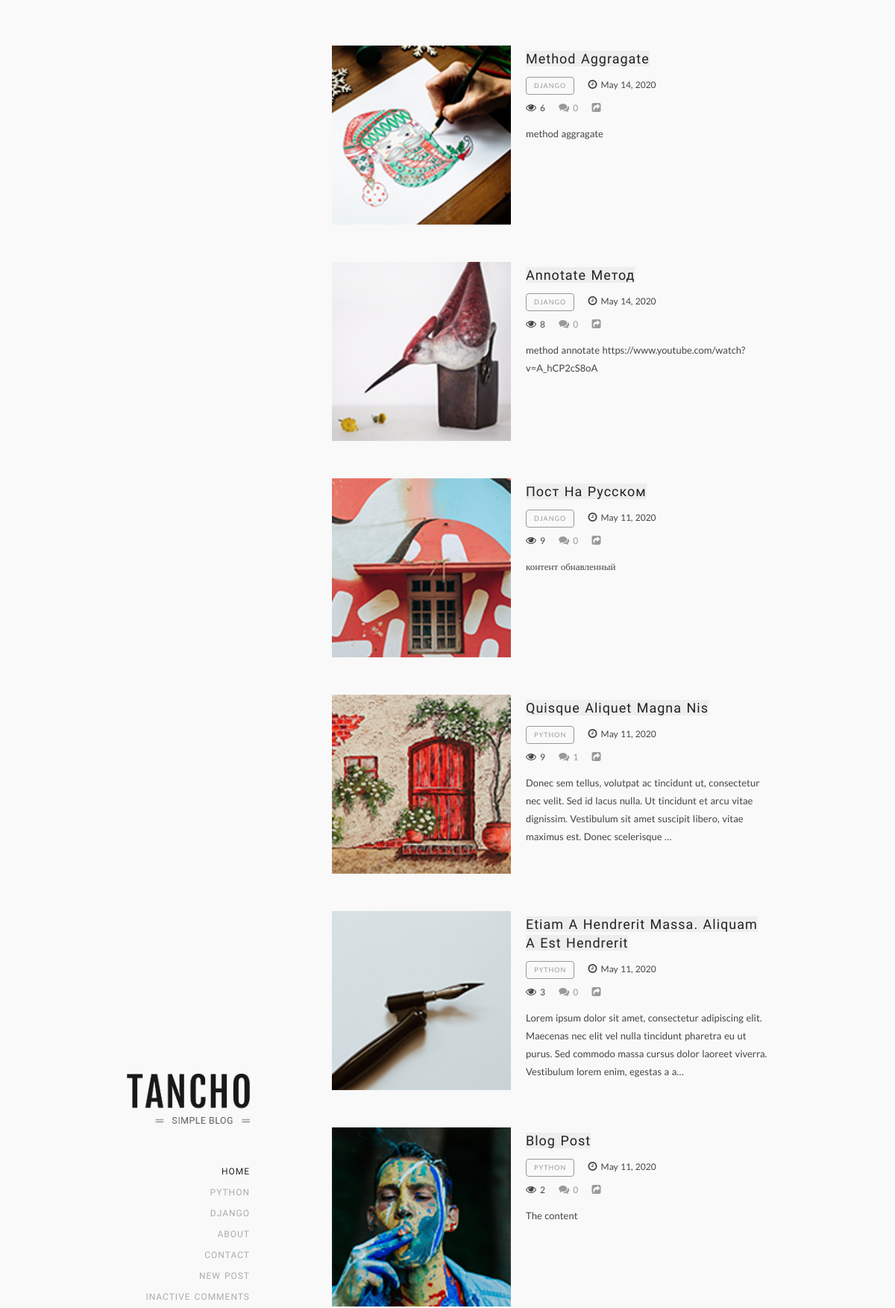
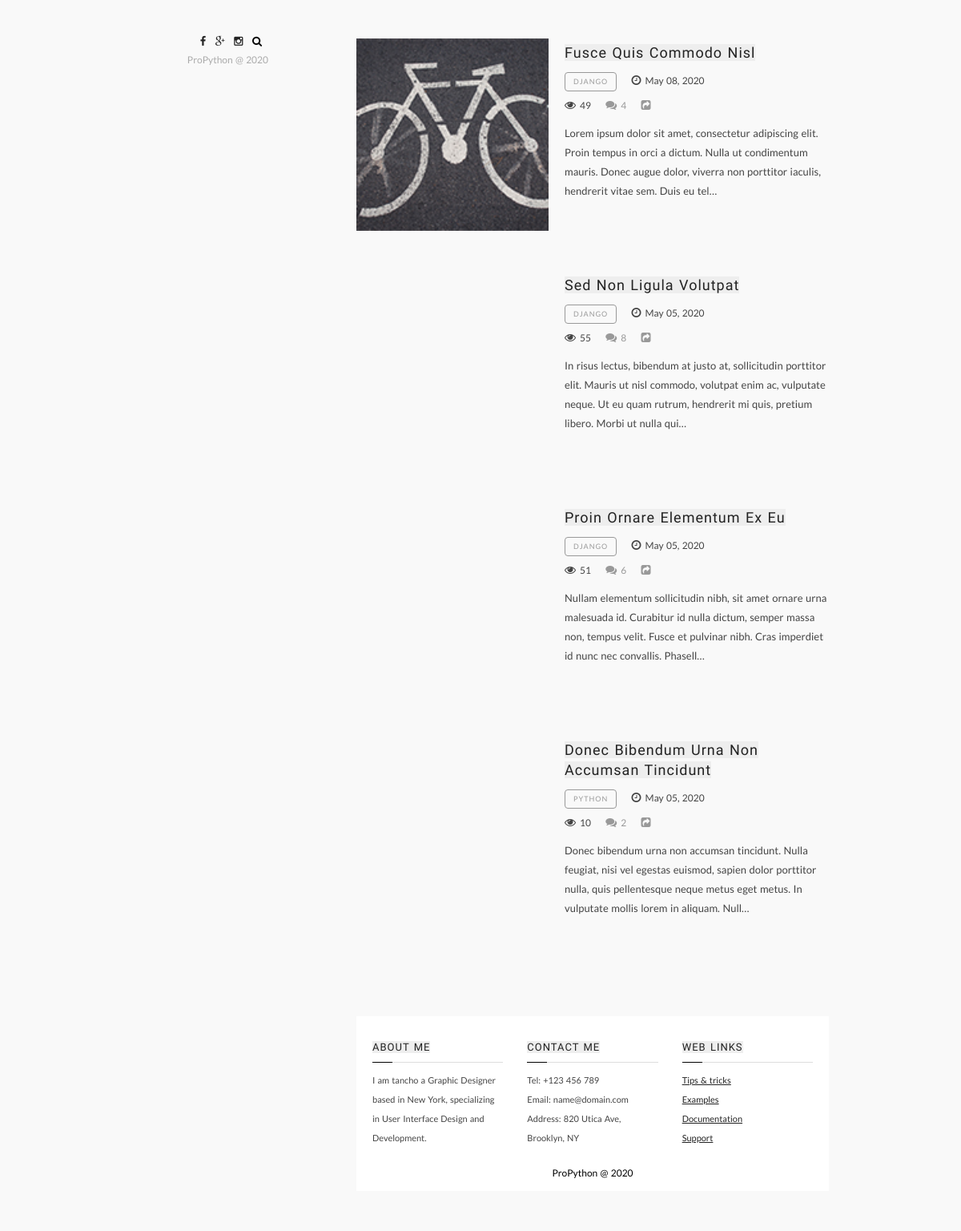
The app's page / (signed in) with its own data (2 pictures, top to bottom).
### posts/db/models.py (models this page shows, shortened)
class Post(models.Model):
    title = models.CharField(max_length=255)
    slug = models.SlugField(unique=True)
    author = models.ForeignKey(User, on_delete=models.CASCADE)
    category = models.ForeignKey(Category, on_delete=models.CASCADE)
    image = models.ImageField(default="default.jpg")
    content = models.TextField()
    views = models.IntegerField(default=0)
    updated = models.DateTimeField(auto_now=True)
    created = models.DateTimeField(auto_now_add=True)
    objects = PostManager()
    def get_absolute_url(self):
        return reverse("post-detail", kwargs={"slug": self.slug, "cat_slug": self.category.slug})

class Category(models.Model):
    title = models.CharField(max_length=255)
    slug = models.SlugField(unique=True)

### posts/views.py (the view)
# urls.py: path("", PostListView.as_view(), name="home"),
class PostListView(ListView):
    model = Post
    template_name = "posts/index.html"
    context_object_name = "posts"
    ordering = ["-created"]
    paginate_by = 10
    def get_context_data(self, **kwargs):
        context = super().get_context_data(**kwargs)
        context['categories'] = Category.objects.all()
        return context

### comments/db/managers.py (called while the page is built)
    def active(self):
        return self.filter(is_active=True)

    def get_queryset(self, *args, **kwargs):
        return CommentQuerySet(self.model, using=self._db)

    def all(self):
        return self.get_queryset().active()

### posts/db/managers.py (called while the page is built)
    def get_queryset(self, *args, **kwargs):
        return PostQuerySet(self.model, using=self._db)

### templates/posts/index.html (shortened to what this page needs)
{% extends 'base.html' %}
{% load static %}
{% block content %}
<div class="posts-inner  list-layout">
    {% for post in posts %}
    <article class="post">
        <div class="post-media" style="background-image: url({{ post.image.url }})">
            <a href="{{ post.get_absolute_url }}">
            </a>
        </div>
        <div class="post-content">
            <div class="post-header">
                <h2 class="title">
                    <a href="{{ post.get_absolute_url }}">{{ post.title }}</a>
                </h2>
                <div class="post-details">
                    <div class="post-cat">
                        <a href="{% url 'category' cat_slug=post.category.slug %}">{{ post.category.title }}</a>
                    </div>
                    <span class="post-date"><span>{{ post.created|date:'F d, Y' }}</span></span>
                    <div class="post-details-child">
                        <span class="post-views">{{ post.views }}</span>
                        <a href="{{ post.get_absolute_url }}#comments" class="post-comments">{{ post.comment_set.all.count }}</a>
                        <div class="post-share-icon">
                        </div>
                    </div>
                </div>
            </div>
            <div class="the-excerpt">
                <p>{{ post.content|truncatechars:200 }}</p>
            </div>
        </div>
    </article>
    {% endfor %}
</div>
{% endblock content %}

### static_in_env/css/styles.css (style rules this page uses)
html { font-family: sans-serif; -ms-text-size-adjust: 100%; -webkit-text-size-adjust: 100%; }
article, aside, details, figcaption, figure, footer, header, hgroup, main, menu, nav, section, summary { display: block; }
a { color: #222222; background-color: transparent; }
a, input, textarea, button, select { outline: none; }
* { -webkit-box-sizing: border-box; -moz-box-sizing: border-box; box-sizing: border-box; }
h1, .h1, h2, .h2, h3, .h3, h4, .h4, h5, .h5, h6, .h6 { font-family: 'Crete Round', serif; color: #222222; font-weight: 400; line-height: 1.2em; margin-bottom: 20px; margin-top: 0; }
h1 > a, .h1 > a, h2 > a, .h2 > a, h3 > a, .h3 > a, h4 > a, .h4 > a, h5 > a, .h5 > a, h6 > a, .h6 > a { color: inherit; }
h2, .h2 { font-size: 30px; }
a { color: #222222; text-decoration: none; -webkit-transition: all 0.3s ease; -moz-transition: all 0.3s ease; -ms-transition: all 0.3s ease; -o-transition: all 0.3s ease; transition: all 0.3s ease; }
p { margin-top: 0; margin-bottom: 10px; }
body { margin: 0; padding: 60px 0 0; font-family: 'Lato', serif; font-size: 13px; background: #f9f9f9; color: #444444; overflow-x: hidden; line-height: 24px; word-spacing: 1px; }
.posts .list-layout .post-media { width: 240px; height: 240px; float: left; -webkit-background-size: cover; background-size: cover; background-repeat: no-repeat; background-position: center center; position: relative; opacity: 1; -webkit-transition: opacity 0.3s ease; -moz-transition: opacity 0.3s ease; -ms-transition: opacity 0.3s ease; -o-transition: opacity 0.3s ease; transition: opacity 0.3s ease; }
.posts .list-layout .post-media a { position: absolute; top: 0; left: 0; right: 0; bottom: 0; z-index: 9; }
.posts .list-layout .post-content { margin-left: 240px; padding-left: 20px; min-height: 240px; }
.posts .list-layout .title { font-size: 18px; text-align: left; padding-top: 5px; }
.posts .list-layout .post-details { text-align: left; margin-bottom: 10px; }
.posts .list-layout .the-excerpt { margin-top: 10px; }
.posts .list-layout article { padding-bottom: 0; margin-bottom: 50px; }
.posts .list-layout article:after { content: normal; }
.posts .list-layout article .title { padding-left: 0; padding-right: 0; }
.posts article { position: relative; margin-bottom: 70px; padding-bottom: 30px; }
.posts article:last-child { padding-bottom: 0; margin-bottom: 50px; }
.posts article:last-child:after { content: normal; }
.posts article:after { content: ''; display: inline-block; position: absolute; width: 40%; border-bottom: 1px solid #dddddd; bottom: 0; left: 50%; -webkit-transform: translateX(-50%); -moz-transform: translateX(-50%); transform: translateX(-50%); }
.posts article .title { padding-left: 20px; padding-right: 20px; }
.post { margin-bottom: 40px; }
.title { margin-top: 0; margin-bottom: 5px; line-height: 1.4em; color: #222222; font-size: 30px; letter-spacing: 1px; text-align: center; text-transform: capitalize; }
.title span, .title a { background-color: #eeeeee; }
.post-cat { text-transform: uppercase; letter-spacing: 1px; display: inline-block; font-size: 9px; }
.post-cat:after { content: ''; clear: both; display: block; }
.post-cat a { border-radius: 4px; display: inline-block; padding-left: 10px; padding-right: 10px; line-height: 22px; border: 1px solid #999999; }
.post-details { font-size: 12px; text-align: center; margin-bottom: 30px; margin-top: 10px; }
.post-details > *, .post-details .post-details-child > * { margin-right: 15px; }
.post-details .post-details-child { margin-top: 5px; }
.post-details .post-details-child > *:last-child { margin-right: 0; }
.post-details .post-date:before { content: '\f017'; font-family: FontAwesome; font-size: 14px; margin-right: 5px; }
.post-details .post-views:before { content: '\f06e'; font-family: FontAwesome; font-size: 14px; margin-right: 5px; }
.post-details .post-comments:before { content: '\f086'; font-family: FontAwesome; font-size: 14px; margin-right: 5px; }
.post-details .post-share-icon { display: inline-block; color: #999999; cursor: pointer; position: relative; }
.post-details .post-share-icon:before { content: '\f14d'; font-family: FontAwesome; font-size: 14px; margin-right: 5px; }
.post-details a { display: inline-block; color: #999999; }
.post-details a:after { margin-left: 5px; margin-right: 5px; }
.post-details a:last-child:after { content: normal; }
.the-excerpt { margin-top: 20px; }

### records on screen
Post: image (picture), title "Method Aggragate", category "DJANGO", created "May 14, 2020", views "6", comment_set.all.count "0", content "method aggragate"
Post: image (picture), title "Annotate Метод", category "DJANGO", created "May 14, 2020", views "8", comment_set.all.count "0", content "method annotate https://www.youtube.com/watch?v=A_hCP2cS8oA"
Post: image (picture), title "Пост На Русском", category "DJANGO", created "May 11, 2020", views "9", comment_set.all.count "0", content "контент обнавленный"
Post: image (picture), title "Quisque Aliquet Magna Nis", category "PYTHON", created "May 11, 2020", views "9", comment_set.all.count "1", content "Donec sem tellus, volutpat ac tincidunt ut, consectetur nec velit. Sed id lacus nulla. Ut tincidunt et arcu vitae dignissim. Vestibulum sit amet suscipit libero, vitae maximus est. Donec scelerisque …"
Post: image (picture), title "Etiam A Hendrerit Massa. Aliquam A Est Hendrerit", category "PYTHON", created "May 11, 2020", views "3", comment_set.all.count "0", content "Lorem ipsum dolor sit amet, consectetur adipiscing elit. Maecenas nec elit vel nulla tincidunt pharetra eu ut purus. Sed commodo massa cursus dolor laoreet viverra. Vestibulum lorem enim, egestas a a…"
Post: image (picture), title "Blog Post", category "PYTHON", created "May 11, 2020", views "2", comment_set.all.count "0", content "The content"
Post: image (picture), title "Fusce Quis Commodo Nisl", category "DJANGO", created "May 08, 2020", views "49", comment_set.all.count "4", content "Lorem ipsum dolor sit amet, consectetur adipiscing elit. Proin tempus in orci a dictum. Nulla ut condimentum mauris. Donec augue dolor, viverra non porttitor iaculis, hendrerit vitae sem. Duis eu tel…"
Post: title "Sed Non Ligula Volutpat", category "DJANGO", created "May 05, 2020", views "55", comment_set.all.count "8", content "In risus lectus, bibendum at justo at, sollicitudin porttitor elit. Mauris ut nisl commodo, volutpat enim ac, vulputate neque. Ut eu quam rutrum, hendrerit mi quis, pretium libero. Morbi ut nulla qui…"
Post: title "Proin Ornare Elementum Ex Eu", category "DJANGO", created "May 05, 2020", views "51", comment_set.all.count "6", content "Nullam elementum sollicitudin nibh, sit amet ornare urna malesuada id. Curabitur id nulla dictum, semper massa non, tempus velit. Fusce et pulvinar nibh. Cras imperdiet id nunc nec convallis. Phasell…"
Post: title "Donec Bibendum Urna Non Accumsan Tincidunt", category "PYTHON", created "May 05, 2020", views "10", comment_set.all.count "2", content "Donec bibendum urna non accumsan tincidunt. Nulla feugiat, nisi vel egestas euismod, sapien dolor porttitor nulla, quis pellentesque neque metus eget metus. In vulputate mollis lorem in aliquam. Null…"
